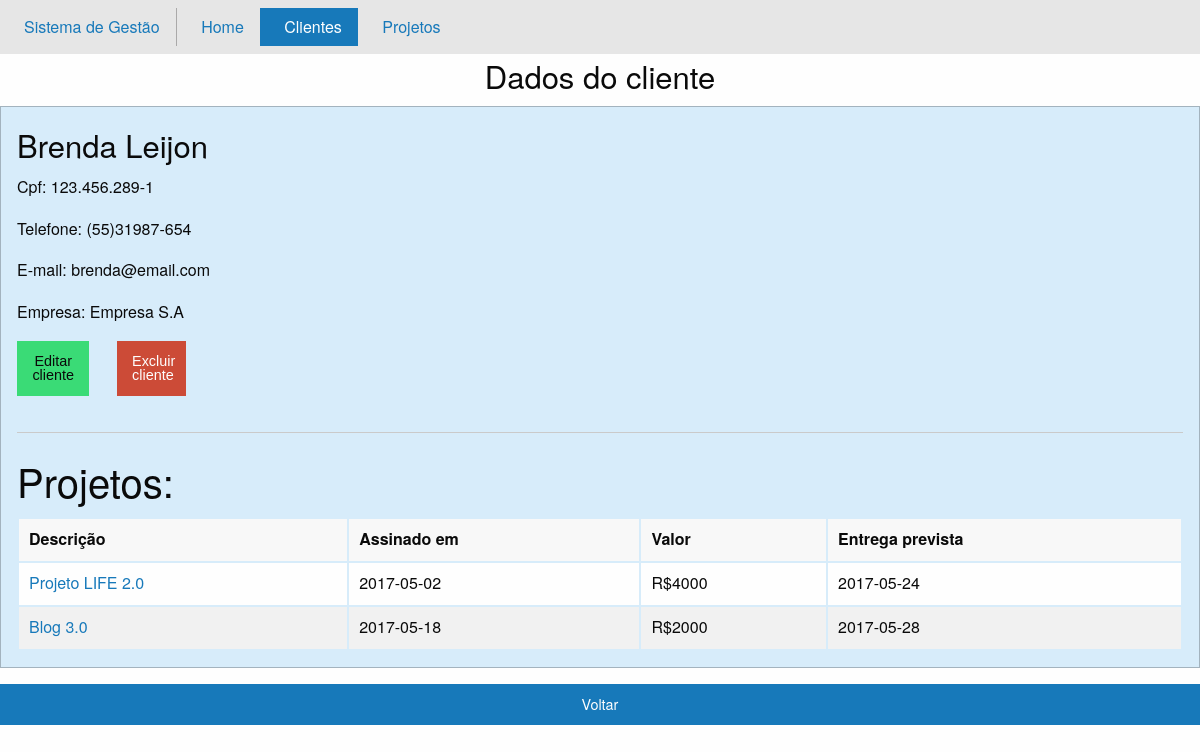
/Pj_novo/foundation/vercliente.php?id=2, run on the app's committed database.
### tables this page shows
CREATE TABLE `cliente` (
  `idcliente` int(11) NOT NULL,
  `first_name` text NOT NULL,
  `last_name` text NOT NULL,
  `cpf` varchar(14) NOT NULL,
  `telefone` varchar(14) DEFAULT NULL,
  `email` text NOT NULL,
  `empresa_assoc` int(11) DEFAULT NULL
);

CREATE TABLE `empresa` (
  `idempresa` int(11) NOT NULL,
  `Nome` text,
  `CNPJ` varchar(20) NOT NULL,
  `endereco` longtext
);

CREATE TABLE `projeto` (
  `idprojeto` int(11) NOT NULL,
  `cliente_assoc` int(11) NOT NULL,
  `data_assinatura` date NOT NULL,
  `valor` int(10) UNSIGNED NOT NULL,
  `description` longtext,
  `data_entrega` date NOT NULL
);

### Pj_novo/foundation/vercliente.php (the view, shortened to what this page needs)
<!doctype html>
<html class="no-js" lang="en">
  <head>
    <link rel="stylesheet" href="./css/foundation.css">
	<link href="https://cdnjs.cloudflare.com/ajax/libs/foundicons/3.0.0/foundation-icons.css" rel='stylesheet' type='text/css'>
	<?php include './connect.php'; ?>
	</head>
<body>
<header>
<div class="top-bar">
  <div class="top-bar-left">
    <ul class="menu">
      <li><a style="border-right: 1px solid #aaa9a9;" >Sistema de Gestão</a></li>
	  <li><a href="./index.php"> <i class="fi-home"></i> Home </a></li>
      <li class="active"><a href="./clientes.php"> <i class="fi-torsos-all"></i> Clientes</a>
      <li><a href="./projetos.php"> <i class="fi-page-copy"></i> Projetos</a></li>
    </ul>
  </div>
</div>
</header>
<div class = "row" align = "center">
	<h3>Dados do cliente</h3>
</div>
<div class="panel expanded callout primary">
			<?php
				$val = $_GET["id"];
				$result = mysqli_query($con,"SELECT cliente.idcliente, CONCAT_ws(' ',cliente.first_name, cliente.last_name) as nome, cliente.cpf, cliente.telefone, cliente.email, empresa.Nome FROM cliente LEFT JOIN empresa ON cliente.empresa_assoc = empresa.idempresa WHERE cliente.idcliente = " . $val );
				while($row = mysqli_fetch_array($result))
				{
						echo "<div class ='row' align = left>";
						echo "<h3>" . $row['nome'] . "</h3>";
						echo "<p>Cpf: " . $row['cpf'] . "</p>";
						echo "<p>Telefone: " . $row['telefone'] . "</p>";
						echo "<p>E-mail: ". $row['email'] . "</p>";
						echo "<p>Empresa: " . $row['Nome'] . "</p>";
						echo "<div class='row' align = 'left'>
						<form method='post' action='edita.php'>
							<input type='hidden' name='id' value=" .
								$row['idcliente'] . ">
							</div>
						<div class ='row expanded '>
							<div class = 'medium-1 columns'><button type='submit' class='button success'>Editar cliente</button></div>
							<div class = 'medium-1 columns'><form method='post' action='exclui.php'>
								<input type='hidden' name='id' value='" . $row['idcliente'] ."'/>
								<button type='submit' class='button alert expanded'>  Excluir  cliente</button>
							</form></a></div>
							<div class ='medium-10 colums'></div>
						</div>
						</form>";
						echo "</div>";
				}
				echo "<hr><h2>Projetos:</h2>";
				echo "<table class ='hover stack'>
					<thead>
					<tr>
						<th>Descrição</th>
						<th>Assinado em</th>
						<th>Valor</th>
						<th>Entrega prevista</th>
					</tr>
					</thead>
					<tbody>";
				$result = mysqli_query($con,"SELECT projeto.idprojeto, projeto.description, projeto.data_assinatura, projeto.valor, projeto.data_entrega FROM cliente LEFT JOIN projeto ON projeto.cliente_assoc = cliente.idcliente WHERE cliente.idcliente = " . $val );
				while($row = mysqli_fetch_array($result))
				{
						echo "<tr>";
						echo "<td><a href = './verprojeto.php?id=" . $row['idprojeto']. "'> " . $row['description'] . "</a></td>";
						echo "<td>" . $row['data_assinatura'] . "</td>";
						echo "<td>R$" . $row['valor'] . "</td>";
						echo "<td>" . $row['data_entrega'] . "</td>";
						echo "</tr>";
				}
				echo "</tbody>
					</table>";
			?>
</div>
<a href ='./clientes.php' class = 'button expanded' width = 100%>Voltar</a>
</body>
</html>

### data on the page
cliente: nome "Brenda Leijon", cpf "123.456.289-1", telefone "(55)31987-654", email "brenda@email.com", empresa_assoc.Nome "Empresa S.A"
projeto: description "Projeto LIFE 2.0", data_assinatura "2017-05-02", valor "4000", data_entrega "2017-05-24"
projeto: description "Blog 3.0", data_assinatura "2017-05-18", valor "2000", data_entrega "2017-05-28"
